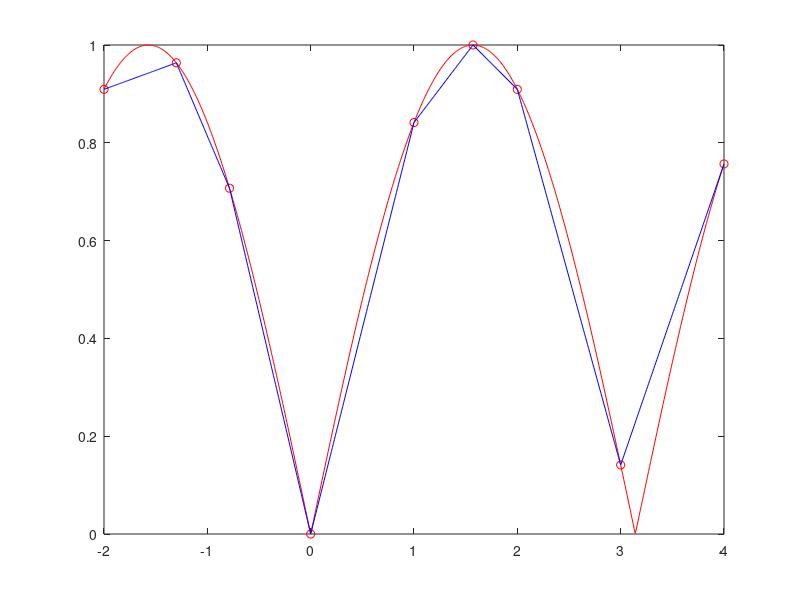

This chart was generated by the following MATLAB code:
close all
clear all
clc
format long

f=@(x)     abs(sin(x));
xnodes=[-2,-1.3,-pi/4,0,1,pi/2,2,3,4];
ynodes=f(xnodes);

x=[-2:0.01:4];
y_poly=interp1(xnodes,ynodes,x);
y_exact=f(x);

err_abs_inf=norm(abs(y_exact-y_poly),inf)
err_rel_inf=norm(abs(y_exact-y_poly),inf)/norm(y_exact,inf)

err_abs_2=norm(abs(y_exact-y_poly),2)
err_rel_2=norm(abs(y_exact-y_poly),2)/norm(y_exact,2)

plot(xnodes,ynodes,'ro',x,y_exact,'r',x,y_poly,'b')
